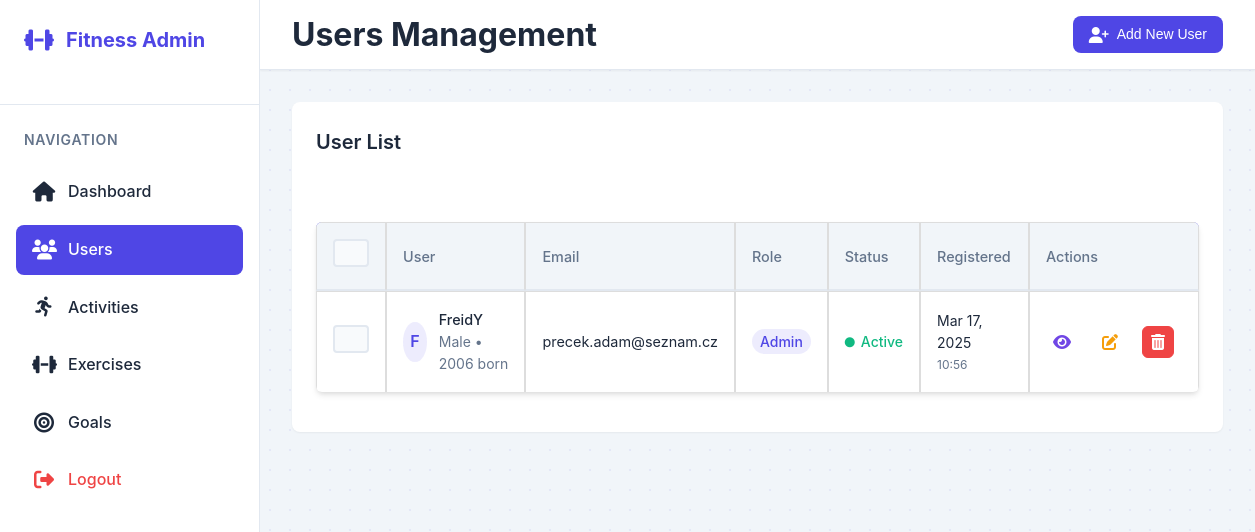
The page /admin/users.php (signed in) on the database its author committed.
### tables this page shows
CREATE TABLE IF NOT EXISTS users (
    id INT AUTO_INCREMENT PRIMARY KEY,
    username VARCHAR(50) NOT NULL UNIQUE,
    email VARCHAR(100) NOT NULL UNIQUE,
    password VARCHAR(255) NOT NULL,
    user_type ENUM('user', 'admin') NOT NULL DEFAULT 'user',
    gender ENUM('male', 'female','other') NOT NULL,
    height DECIMAL(5,2) DEFAULT NULL,
    weight DECIMAL(5,2) DEFAULT NULL,
    date_of_birth DATE DEFAULT NULL,
    created_at TIMESTAMP DEFAULT CURRENT_TIMESTAMP,
    updated_at TIMESTAMP DEFAULT CURRENT_TIMESTAMP ON UPDATE CURRENT_TIMESTAMP
);

### admin/users.php (the view, shortened to what this page needs)
<?php
require_once '../config.php';
$users = [];
$error_message = '';
try {
    $stmt = $pdo->query("SELECT id, username, email, user_type, gender, height, weight, date_of_birth, created_at FROM users ORDER BY created_at DESC");
    $users = $stmt->fetchAll(PDO::FETCH_ASSOC);
} catch (PDOException $e) {
    $error_message = "Error fetching users: " . $e->getMessage();
}
?>
<!DOCTYPE html>
<html lang="en">
<head>
    <link rel="stylesheet" href="../public/css/styles.css">
    <link rel="stylesheet" href="../public/css/admin.css">
    <link rel="stylesheet" href="https://cdnjs.cloudflare.com/ajax/libs/font-awesome/6.5.1/css/all.min.css">
</head>
<body class="admin-body">
    <div class="admin-layout">
        <aside class="admin-sidebar">
            <div class="sidebar-header">
                <h2 class="sidebar-logo">
                    <i class="fas fa-dumbbell"></i>
                    <span>Fitness Admin</span>
                </h2>
            </div>
            <nav class="sidebar-nav">
                <div class="nav-section">
                    <h3 class="nav-title">Navigation</h3>
                    <ul>
                        <li>
                            <a href="index.php">
                                <i class="fas fa-home"></i>
                                <span>Dashboard</span>
                            </a>
                        </li>
                        <li>
                            <a href="users.php" class="active">
                                <i class="fas fa-users"></i>
                                <span>Users</span>
                            </a>
                        </li>
                        <li>
                            <a href="activities.php">
                                <i class="fas fa-running"></i>
                                <span>Activities</span>
                            </a>
                        </li>
                        <li>
                            <a href="exercises.php">
                                <i class="fas fa-dumbbell"></i>
                                <span>Exercises</span>
                            </a>
                        </li>
                        <li>
                            <a href="manage_goals.php">
                                <i class="fas fa-bullseye"></i>
                                <span>Goals</span>
                            </a>
                        </li>
                        <li>
                            <a href="logout.php" class="logout-link">
                                <i class="fas fa-sign-out-alt"></i>
                                <span>Logout</span>
                            </a>
                        </li>
                    </ul>
                </div>
            </nav>
        </aside>
        <main class="admin-main">
            <header class="admin-header">
                <div class="header-content">
                    <h1>Users Management</h1>
                    <div class="header-actions">
                        <button class="btn btn-primary" onclick="location.href='edit_user.php'">
                            <i class="fas fa-user-plus"></i>
                            Add New User
                        </button>
                    </div>
                </div>
            </header>
            <div class="admin-content">
                <div class="content-card">
                    <div class="card-header">
                        <h2>User List</h2>
                    </div>
                    <?php if (empty($users) && !$error_message): ?>
                        <div class="empty-state">
                            <i class="fas fa-users"></i>
                            <p>No users found</p>
                            <button class="btn btn-primary" onclick="location.href='edit_user.php'">Add First User</button>
                        </div>
                    <?php elseif (!$error_message): ?>
                        <div class="table-responsive">
                            <table class="admin-table">
                                <thead>
                                    <tr>
                                        <th>
                                            <input type="checkbox" id="selectAll">
                                        </th>
                                        <th>User</th>
                                        <th>Email</th>
                                        <th>Role</th>
                                        <th>Status</th>
                                        <th>Registered</th>
                                        <th>Actions</th>
                                    </tr>
                                </thead>
                                <tbody>
                                    <?php foreach ($users as $user): ?>
                                        <tr>
                                            <td>
                                                <input type="checkbox" class="user-select" value="<?php echo $user['id']; ?>">
                                            </td>
                                            <td>
                                                <div class="user-info">
                                                    <div class="user-avatar">
                                                        <?php echo strtoupper(substr($user['username'], 0, 1)); ?>
                                                    </div>
                                                    <div class="user-details">
                                                        <span class="user-name"><?php echo htmlspecialchars($user['username']); ?></span>
                                                        <span class="user-meta">
                                                            <?php
                                                            $details = [];
                                                            if ($user['gender']) $details[] = ucfirst($user['gender']);
                                                            if ($user['date_of_birth']) $details[] = date('Y', strtotime($user['date_of_birth'])) . ' born';
                                                            echo htmlspecialchars(implode(' • ', $details));
                                                            ?>
                                                        </span>
                                                    </div>
                                                </div>
                                            </td>
                                            <td><?php echo htmlspecialchars($user['email']); ?></td>
                                            <td>
                                                <span class="badge <?php echo $user['user_type'] === 'admin' ? 'badge-primary' : 'badge-secondary'; ?>">
                                                    <?php echo htmlspecialchars($user['user_type']); ?>
                                                </span>
                                            </td>
                                            <td>
                                                <span class="status-badge status-active">
                                                    <i class="fas fa-circle"></i>
                                                    Active
                                                </span>
                                            </td>
                                            <td>
                                                <div class="date-info">
                                                    <?php
                                                    $date = new DateTime($user['created_at']);
                                                    echo $date->format('M d, Y');
                                                    ?>
                                                    <span class="date-meta">
                                                        <?php echo $date->format('H:i'); ?>
                                                    </span>
                                                </div>
                                            </td>
                                            <td class="actions">
                                                <div class="action-buttons">
                                                    <button class="btn btn-icon btn-info" title="View Details" onclick="location.href='user_details.php?id=<?php echo $user['id']; ?>'">
                                                        <i class="fas fa-eye"></i>
                                                    </button>
                                                    <button class="btn btn-icon btn-warning" title="Edit User" onclick="location.href='edit_user.php?id=<?php echo $user['id']; ?>'">
                                                        <i class="fas fa-edit"></i>
                                                    </button>
                                                    <button class="btn btn-icon btn-danger" title="Delete User" onclick="confirmDelete(<?php echo $user['id']; ?>)">
                                                        <i class="fas fa-trash-alt"></i>
                                                    </button>
                                                </div>
                                            </td>
                                        </tr>
                                    <?php endforeach; ?>
                                </tbody>
                            </table>
                        </div>
                    <?php endif; ?>
                </div>
            </div>
        </main>
    </div>
</body>
</html>

### rows shown on the page
users: username "F", username "FreidY", details "Male • 2006 born", email "precek.adam@seznam.cz", user_type "Admin", created_at "Mar 17, 2025", created_at "10:56"
